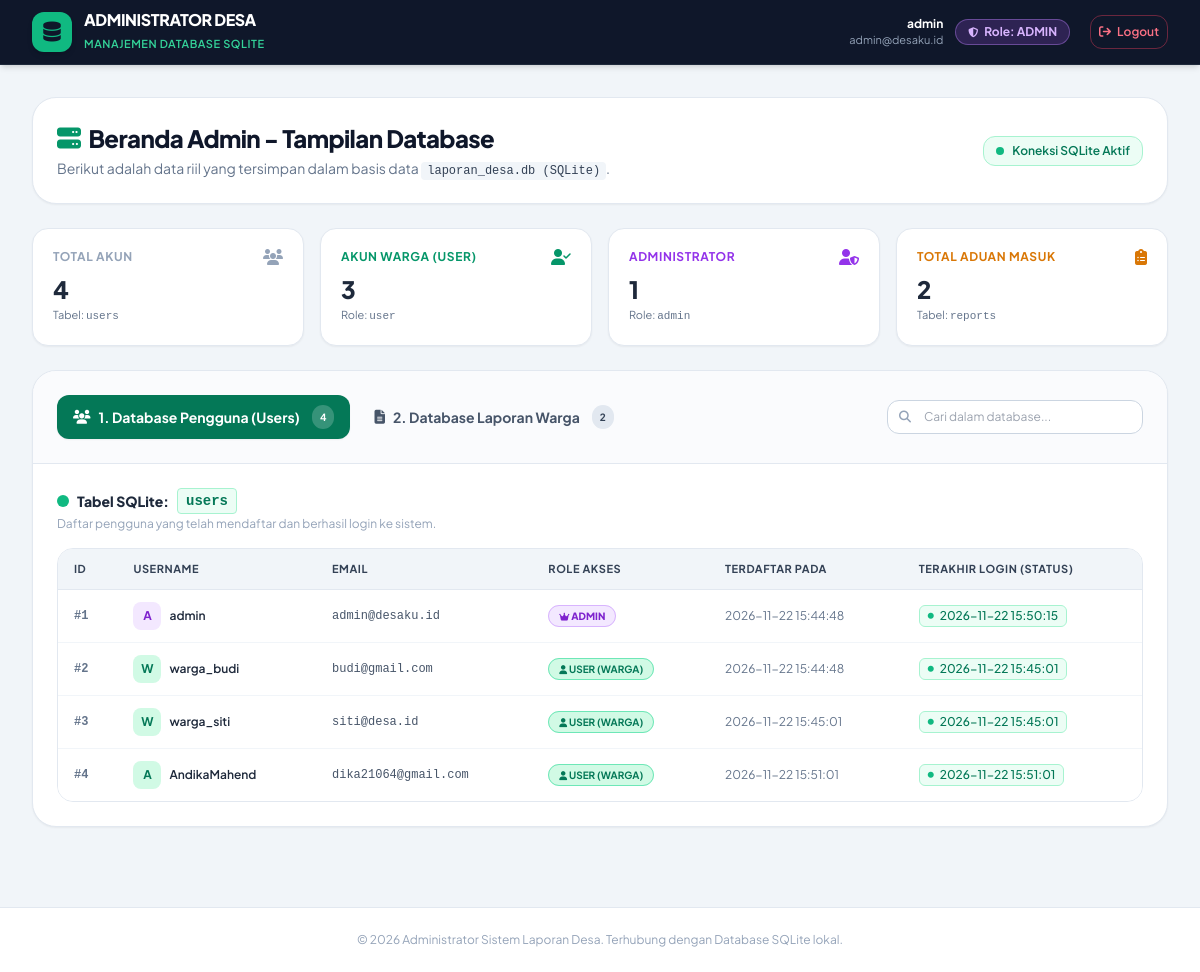
The page /admin (signed in) on the database its author committed.
### tables this page shows
CREATE TABLE users (
            id INTEGER PRIMARY KEY AUTOINCREMENT,
            username TEXT UNIQUE NOT NULL,
            email TEXT UNIQUE NOT NULL,
            password TEXT NOT NULL,
            role TEXT NOT NULL DEFAULT 'user',
            created_at TIMESTAMP DEFAULT CURRENT_TIMESTAMP,
            last_login TIMESTAMP
        );

### app.py (the view)
@app.route('/admin')
def admin_dashboard():
    if 'user_id' not in session:
        flash('Silakan login terlebih dahulu.', 'warning')
        return redirect(url_for('auth', mode='login'))
    if session.get('role') != 'admin':
        flash('Akses ditolak! Halaman ini hanya untuk Administrator Desa.', 'danger')
        return redirect(url_for('user_dashboard'))
    conn = get_db_connection()
    users = conn.execute('''
        SELECT id, username, email, role, created_at, last_login
        FROM users
        ORDER BY id ASC
    ''').fetchall()
    reports = conn.execute('''
        SELECT r.*, u.username, u.email
        FROM reports r
        LEFT JOIN users u ON r.user_id = u.id
        ORDER BY r.created_at DESC
    ''').fetchall()
    total_users = conn.execute('SELECT COUNT(*) as count FROM users').fetchone()['count']
    total_admins = conn.execute('SELECT COUNT(*) as count FROM users WHERE role = "admin"').fetchone()['count']
    total_warga = conn.execute('SELECT COUNT(*) as count FROM users WHERE role = "user"').fetchone()['count']
    total_reports = conn.execute('SELECT COUNT(*) as count FROM reports').fetchone()['count']
    conn.close()
    return render_template('admin_dashboard.html',
                           users=users,
                           reports=reports,
                           total_users=total_users,
                           total_admins=total_admins,
                           total_warga=total_warga,
                           total_reports=total_reports)

### database.py (called while the page is built)
def get_db_connection():
    conn = sqlite3.connect(DB_PATH)
    conn.row_factory = sqlite3.Row
    return conn

### templates/admin_dashboard.html (shortened to what this page needs)
<!DOCTYPE html>
<html lang="id">
<head>
    <script src="https://cdn.tailwindcss.com"></script>
    <link href="https://cdnjs.cloudflare.com/ajax/libs/font-awesome/6.4.0/css/all.min.css" rel="stylesheet">
</head>
<body class="bg-slate-100 text-slate-800 min-h-screen flex flex-col">
    <header class="bg-slate-900 text-white border-b border-slate-800 sticky top-0 z-30 shadow-md">
        <div class="max-w-7xl mx-auto px-4 sm:px-6 lg:px-8 h-16 flex items-center justify-between">
            <div class="flex items-center gap-3">
                <div class="w-10 h-10 rounded-xl bg-emerald-500 text-slate-900 flex items-center justify-center font-black text-xl shadow-md">
                    <i class="fa-solid fa-database"></i>
                </div>
                <div>
                    <span class="text-base font-extrabold tracking-tight block leading-tight">ADMINISTRATOR DESA</span>
                    <span class="text-[11px] font-semibold text-emerald-400 uppercase tracking-wider">Manajemen Database SQLite</span>
                </div>
            </div>
            <div class="flex items-center gap-3">
                <div class="hidden sm:flex flex-col text-right">
                    <span class="text-xs font-bold text-white">{{ session.get('username') }}</span>
                    <span class="text-[11px] text-slate-400">admin@desaku.id</span>
                </div>
                <span class="inline-flex items-center gap-1.5 px-3 py-1 rounded-full text-xs font-bold bg-purple-500/20 text-purple-300 border border-purple-400/40">
                    <i class="fa-solid fa-shield-halved text-[10px]"></i> Role: ADMIN
                </span>
                <a href="/logout" class="p-2 text-rose-400 hover:bg-rose-500/20 rounded-xl border border-rose-500/40 text-xs font-semibold transition-all flex items-center gap-1.5 ml-2">
                    <i class="fa-solid fa-arrow-right-from-bracket"></i>
                    <span class="hidden sm:inline">Logout</span>
                </a>
            </div>
        </div>
    </header>
    <main class="flex-grow max-w-7xl mx-auto w-full px-4 sm:px-6 lg:px-8 py-8 space-y-6">
        <div class="flex flex-col md:flex-row md:items-center md:justify-between gap-4 bg-white p-6 rounded-3xl border border-slate-200 shadow-sm">
            <div>
                <h1 class="text-2xl font-black text-slate-900 tracking-tight flex items-center gap-2">
                    <i class="fa-solid fa-server text-emerald-600"></i>
                    Beranda Admin - Tampilan Database
                </h1>
                <p class="text-sm text-slate-500 mt-1">
                    Berikut adalah data riil yang tersimpan dalam basis data <code class="px-1.5 py-0.5 rounded bg-slate-100 text-slate-700 font-mono text-xs">laporan_desa.db (SQLite)</code>.
                </p>
            </div>
            <div class="flex items-center gap-2">
                <span class="inline-flex items-center gap-2 text-xs font-semibold px-3 py-1.5 bg-emerald-50 text-emerald-700 border border-emerald-200 rounded-xl">
                    <span class="w-2 h-2 rounded-full bg-emerald-500 animate-pulse"></span>
                    Koneksi SQLite Aktif
                </span>
            </div>
        </div>
        <div class="grid grid-cols-2 lg:grid-cols-4 gap-4">
            <div class="bg-white p-5 rounded-2xl border border-slate-200 shadow-sm">
                <div class="flex items-center justify-between">
                    <span class="text-xs font-bold text-slate-400 uppercase tracking-wider">Total Akun</span>
                    <i class="fa-solid fa-users text-slate-400"></i>
                </div>
                <div class="text-2xl font-black text-slate-800 mt-2">{{ total_users }}</div>
                <div class="text-[11px] text-slate-500 mt-0.5">Tabel: <code class="font-mono">users</code></div>
            </div>
            <div class="bg-white p-5 rounded-2xl border border-slate-200 shadow-sm">
                <div class="flex items-center justify-between">
                    <span class="text-xs font-bold text-emerald-600 uppercase tracking-wider">Akun Warga (User)</span>
                    <i class="fa-solid fa-user-check text-emerald-600"></i>
                </div>
                <div class="text-2xl font-black text-slate-800 mt-2">{{ total_warga }}</div>
                <div class="text-[11px] text-slate-500 mt-0.5">Role: <code class="font-mono">user</code></div>
            </div>
            <div class="bg-white p-5 rounded-2xl border border-slate-200 shadow-sm">
                <div class="flex items-center justify-between">
                    <span class="text-xs font-bold text-purple-600 uppercase tracking-wider">Administrator</span>
                    <i class="fa-solid fa-user-shield text-purple-600"></i>
                </div>
                <div class="text-2xl font-black text-slate-800 mt-2">{{ total_admins }}</div>
                <div class="text-[11px] text-slate-500 mt-0.5">Role: <code class="font-mono">admin</code></div>
            </div>
            <div class="bg-white p-5 rounded-2xl border border-slate-200 shadow-sm">
                <div class="flex items-center justify-between">
                    <span class="text-xs font-bold text-amber-600 uppercase tracking-wider">Total Aduan Masuk</span>
                    <i class="fa-solid fa-clipboard-list text-amber-600"></i>
                </div>
                <div class="text-2xl font-black text-slate-800 mt-2">{{ total_reports }}</div>
                <div class="text-[11px] text-slate-500 mt-0.5">Tabel: <code class="font-mono">reports</code></div>
            </div>
        </div>
        <div class="bg-white rounded-3xl border border-slate-200 shadow-sm overflow-hidden">
            <div class="flex flex-col sm:flex-row sm:items-center justify-between p-4 sm:p-6 border-b border-slate-200 bg-slate-50/70 gap-4">
                <div class="flex items-center gap-2">
                    <button id="tabBtnUsers" onclick="showTab('users')"
                        class="px-4 py-2.5 rounded-xl font-bold text-xs sm:text-sm transition-all flex items-center gap-2 table-tab-active shadow-sm">
                        <i class="fa-solid fa-users"></i>
                        <span>1. Database Pengguna (Users)</span>
                        <span class="ml-1 px-2 py-0.5 rounded-full text-[10px] bg-white/20">{{ users|length }}</span>
                    </button>
                    <button id="tabBtnReports" onclick="showTab('reports')"
                        class="px-4 py-2.5 rounded-xl font-bold text-xs sm:text-sm text-slate-600 hover:text-slate-900 transition-all flex items-center gap-2">
                        <i class="fa-solid fa-file-lines"></i>
                        <span>2. Database Laporan Warga</span>
                        <span class="ml-1 px-2 py-0.5 rounded-full text-[10px] bg-slate-200 text-slate-700">{{ reports|length }}</span>
                    </button>
                </div>
                <div class="relative w-full sm:w-64">
                    <span class="absolute inset-y-0 left-0 flex items-center pl-3 pointer-events-none text-slate-400">
                    </span>
                    <input type="text" id="dbSearchInput" onkeyup="filterTable()" placeholder="Cari dalam database..."
                        class="w-full pl-9 pr-4 py-2 text-xs bg-white border border-slate-300 rounded-xl focus:outline-none focus:ring-2 focus:ring-emerald-500">
                </div>
            </div>
            <div id="sectionUsers" class="p-6">
                <div class="flex items-center justify-between mb-4">
                    <div>
                        <h3 class="text-sm font-extrabold text-slate-800 flex items-center gap-2">
                            <span class="w-3 h-3 rounded-full bg-emerald-500 inline-block"></span>
                            Tabel SQLite: <code class="font-mono text-emerald-700 bg-emerald-50 px-2 py-0.5 rounded border border-emerald-200">users</code>
                        </h3>
                        <p class="text-xs text-slate-400 mt-0.5">Daftar pengguna yang telah mendaftar dan berhasil login ke sistem.</p>
                    </div>
                </div>
                <div class="overflow-x-auto rounded-2xl border border-slate-200">
                    <table class="w-full text-left text-xs" id="tableUsers">
                        <thead class="bg-slate-100 text-slate-700 font-bold uppercase tracking-wider text-[11px] border-b border-slate-200">
                            <tr>
                                <th class="py-3 px-4">ID</th>
                                <th class="py-3 px-4">Username</th>
                                <th class="py-3 px-4">Email</th>
                                <th class="py-3 px-4">Role Akses</th>
                                <th class="py-3 px-4">Terdaftar Pada</th>
                                <th class="py-3 px-4">Terakhir Login (Status)</th>
                            </tr>
                        </thead>
                        <tbody class="divide-y divide-slate-100 bg-white">
                            {% for u in users %}
                                <tr class="hover:bg-slate-50 transition-colors">
                                    <td class="py-3 px-4 font-mono font-bold text-slate-500">#{{ u['id'] }}</td>
                                    <td class="py-3 px-4">
                                        <div class="flex items-center gap-2">
                                            <div class="w-7 h-7 rounded-lg {% if u['role'] == 'admin' %}bg-purple-100 text-purple-700{% else %}bg-emerald-100 text-emerald-700{% endif %} flex items-center justify-center font-bold">
                                                {{ u['username'][0]|upper }}
                                            </div>
                                            <span class="font-semibold text-slate-800">{{ u['username'] }}</span>
                                        </div>
                                    </td>
                                    <td class="py-3 px-4 text-slate-600 font-mono">{{ u['email'] }}</td>
                                    <td class="py-3 px-4">
                                        {% if u['role'] == 'admin' %}
                                            <span class="px-2.5 py-1 rounded-full text-[10px] font-extrabold bg-purple-100 text-purple-700 border border-purple-300">
                                                <i class="fa-solid fa-crown text-[9px]"></i> ADMIN
                                            </span>
                                        {% else %}
                                            <span class="px-2.5 py-1 rounded-full text-[10px] font-bold bg-emerald-100 text-emerald-700 border border-emerald-300">
                                                <i class="fa-solid fa-user text-[9px]"></i> USER (WARGA)
                                            </span>
                                        {% endif %}
                                    </td>
                                    <td class="py-3 px-4 text-slate-500">
                                        {{ u['created_at'][:19] if u['created_at'] else '-' }}
                                    </td>
                                    <td class="py-3 px-4">
                                        {% if u['last_login'] %}
                                            <span class="inline-flex items-center gap-1.5 px-2 py-0.5 rounded-md bg-emerald-50 text-emerald-700 border border-emerald-200 font-medium">
                                                <i class="fa-solid fa-circle text-[6px] text-emerald-500"></i>
                                                {{ u['last_login'][:19] }}
                                            </span>
                                        {% else %}
                                            <span class="text-slate-400 italic">Belum pernah login</span>
                                        {% endif %}
                                    </td>
                                </tr>
                            {% endfor %}
                        </tbody>
                    </table>
                </div>
            </div>
        </div>
    </main>
    <footer class="bg-white border-t border-slate-200 py-6 mt-12 text-center text-xs text-slate-400">
        <p>&copy; 2026 Administrator Sistem Laporan Desa. Terhubung dengan Database SQLite lokal.</p>
    </footer>
</body>
</html>

### templates/admin_dashboard.html (style rules this page uses)
body { font-family: 'Plus Jakarta Sans', sans-serif; }
.table-tab-active { background-color: #047857; color: white; }

### rows shown on the page
users: id "1", username "A", username "admin", email "admin@desaku.id", role "admin" (drawn), created_at "2026-11-22 15:44:48", last_login "2026-11-22 15:50:15"
users: id "2", username "W", username "warga_budi", email "budi@gmail.com", role "user" (drawn), created_at "2026-11-22 15:44:48", last_login "2026-11-22 15:45:01"
users: id "3", username "W", username "warga_siti", email "siti@desa.id", role "user" (drawn), created_at "2026-11-22 15:45:01", last_login "2026-11-22 15:45:01"
users: id "4", username "A", username "AndikaMahend", email "dika21064@gmail.com", role "user" (drawn), created_at "2026-11-22 15:51:01", last_login "2026-11-22 15:51:01"

### other values the page prints
{{ session.get('username') }} "admin"
{{ total_users }} "4"
{{ total_warga }} "3"
{{ total_admins }} "1"
{{ total_reports }} "2"
{{ users|length }} "4"
{{ reports|length }} "2"
